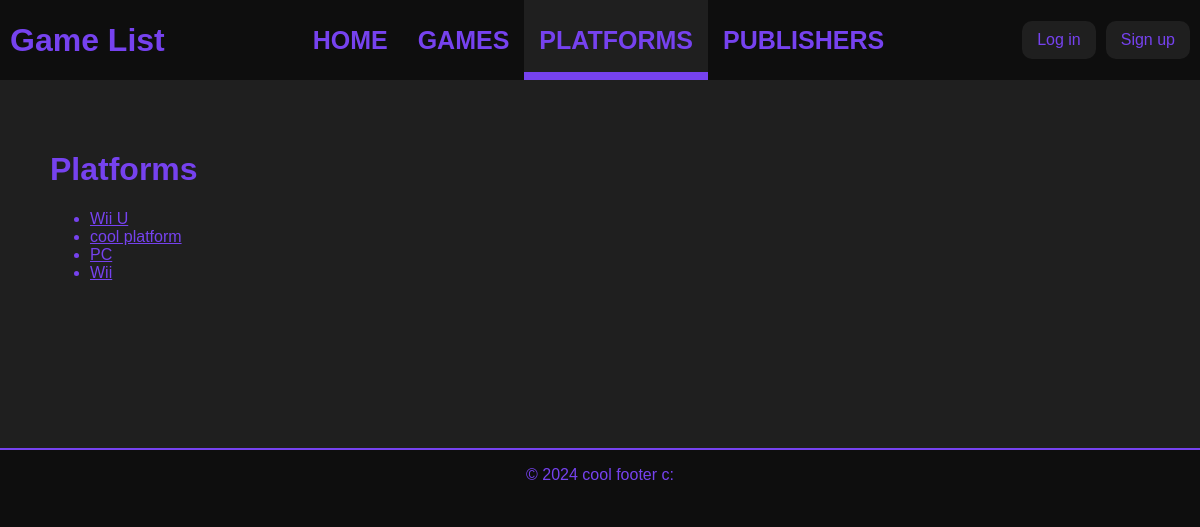
/game-list/platform/, run on an earlier commit of the app's database.
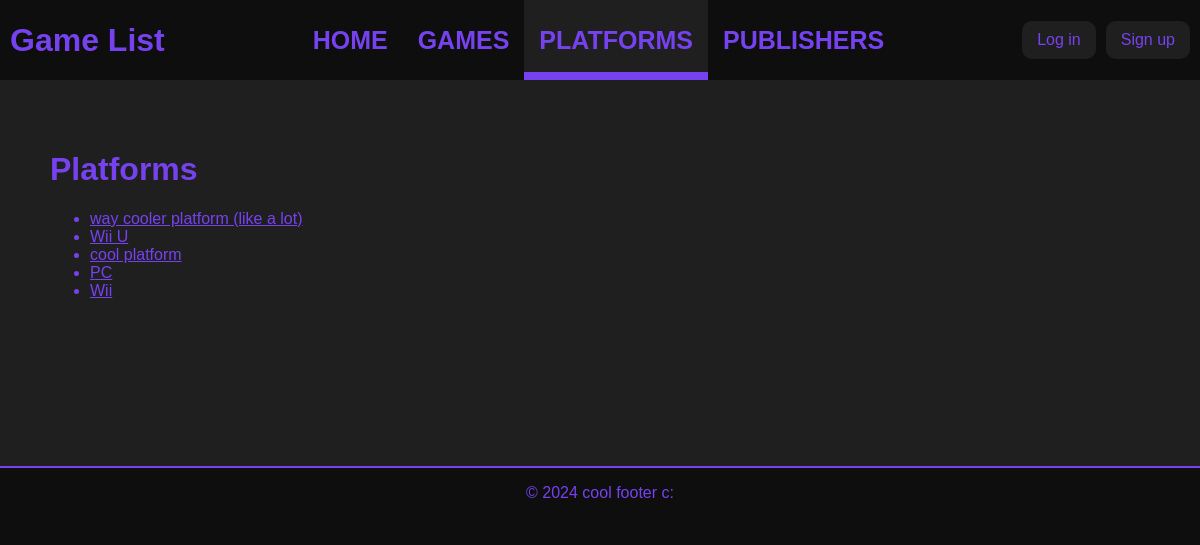
And on a later commit of the database.
### game_list_app/models.py (models this page shows, shortened)
class Platform(models.Model):
	name = models.CharField(max_length = 100)
	release_date = models.IntegerField(blank=True, null=True)
	owner = models.ForeignKey(Publisher, on_delete=models.SET_NULL, blank=True, null=True)
	description = models.TextField(blank=True, null=True)
	image = models.ImageField(upload_to="uploads/", blank=True, null=True)
	add_date = models.DateTimeField(editable = False, default = timezone.now)
	modified_date = models.DateTimeField(editable = False, default = timezone.now)
	user_owner = models.ForeignKey(User, blank=True, null=True, on_delete=models.SET_NULL)
	def __str__(self):
		return self.name

### game_list_app/views.py (the view)
# urls.py: path("platform/", views.PlatformList.as_view(), name = "platform_list"),
class PlatformList(generic.ListView):
	template_name = "platforms.html"
	context_object_name = "platforms"
	def get_queryset(self):
		return Platform.objects.order_by("-add_date")

### game_list_app/templates/platforms.html (shortened to what this page needs)
{% extends 'index.html' %}
{% block content %}
<h1>Platforms</h1>
{% if platforms %}
    <ul>
    {% for platform in platforms %}
        <li><a href="{% url 'game_list_app:platform_detail' platform.id %}">{{ platform }}</a></li>
    {% endfor %}
    </ul>
{% else %}
    <p>No platform here :(</p>
{% endif %}
{% endblock %}

What changed in the data, as far as the page shows it:
added Platform: name "way cooler platform (like a lot)"
